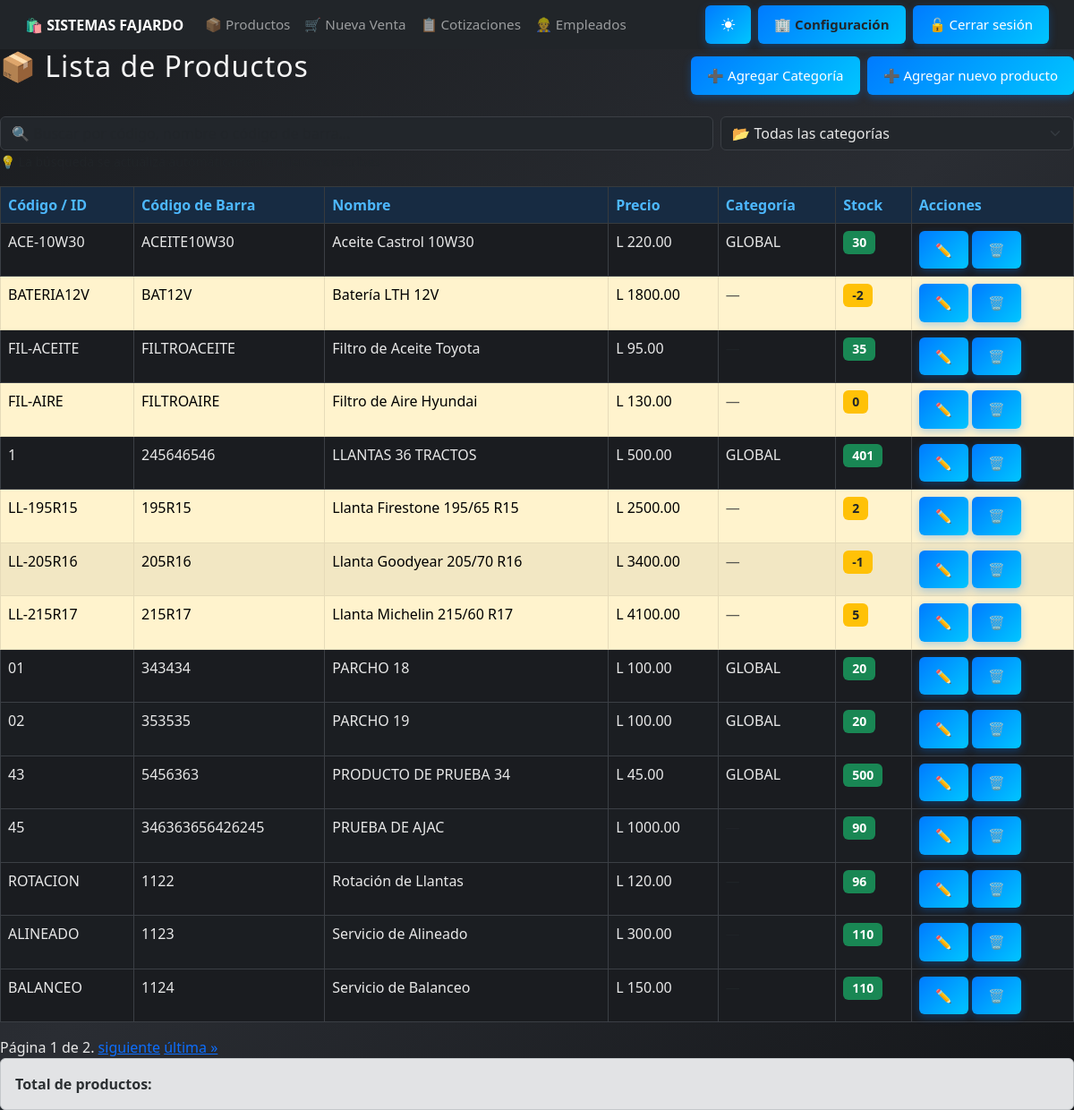
The app's page /productos/ (signed in) with its own data.
### core/models.py (models this page shows, shortened)
class EmpresaConfig(models.Model):
    nombre = models.CharField(max_length=150)
    rtn = models.CharField(max_length=20)
    direccion = models.CharField(max_length=255)
    telefono = models.CharField(max_length=20, blank=True, null=True)
    correo = models.CharField(max_length=150, blank=True, null=True)

class Producto(models.Model):
    TIPO_IMPUESTO_CHOICES = [
        ('E', 'Exento'),
        ('G15', 'Gravado 15%'),
        ('G18', 'Gravado 18%'),
        ('EXO', 'Exonerado'),  # si necesitas distinguir
    ]
    codigo       = models.CharField(max_length=50, unique=True, verbose_name="Código o ID")
    codigo_barra = models.CharField(max_length=100, unique=True, blank=True, null=True, verbose_name="Código de barra")
    nombre       = models.CharField(max_length=100)
    descripcion  = models.TextField(blank=True)
    precio       = models.DecimalField(max_digits=10, decimal_places=2)
    stock        = models.IntegerField(default=0)
    categoria    = models.ForeignKey('Categoria', on_delete=models.CASCADE, null=True, blank=True)
    activo       = models.BooleanField(default=True)
    fecha_creacion = models.DateTimeField(auto_now_add=True, null=True, blank=True)
    tipo_impuesto = models.CharField(max_length=4, choices=TIPO_IMPUESTO_CHOICES, default='E')
    @property
    def necesita_restock(self):
        return self.stock <= 5
    class Meta:
        ordering = ['nombre']
        verbose_name = "Producto"
        verbose_name_plural = "Productos"

class Categoria(models.Model):
    nombre = models.CharField(max_length=100)

### core/views.py (the view, shortened to what this page needs)
# urls.py: path('productos/', views.listar_productos, name='listar_productos'),
@login_required
@permission_required('core.view_producto', raise_exception=True)
def listar_productos(request):
    query = request.GET.get('q', '')
    categoria_id = request.GET.get('categoria')
    productos = Producto.objects.all()
    if categoria_id:
        productos = productos.filter(categoria_id=categoria_id)
    paginator = Paginator(productos, 15)
    page_number = request.GET.get('page')
    page_obj = paginator.get_page(page_number)
    categorias = Categoria.objects.all().order_by('nombre')
    return render(request, 'productos/listar_productos.html', {
        'page_obj': page_obj,
        'categorias': categorias,
        'categoria_seleccionada': categoria_id,
        'query': query
    })

### core/context_processors.py (called while the page is built)
def empresa_context(request):
    try:
        empresa = EmpresaConfig.objects.get(pk=1)
    except EmpresaConfig.DoesNotExist:
        empresa = None
    return {
        'empresa': empresa
    }

### core/templates/productos/listar_productos.html (shortened to what this page needs)
{% extends 'base.html' %}
{% block content %}
<div class="d-flex justify-content-between align-items-center mb-3">
    <h2>📦 Lista de Productos</h2>
    <div class="d-flex gap-2">
        <a href="{% url 'crear_categoria' %}" class="btn btn-secondary">➕ Agregar Categoría</a>
        <a href="{% url 'agregar_producto' %}" class="btn btn-success">➕ Agregar nuevo producto</a>
    </div>
</div>
<div class="mb-3">
    <div class="row g-2">
        <div class="col-md-8">
            <input type="text" id="search-input" class="form-control" placeholder="🔍 Buscar por código, nombre o código de barra..." value="{{ query }}" autocomplete="off">
        </div>
        <div class="col-md-4">
            <select id="categoria-select" class="form-select">
                <option value="">📂 Todas las categorías</option>
            </select>
        </div>
    </div>
    <small class="text-muted">💡 La búsqueda se actualiza automáticamente mientras escribes</small>
</div>
<div id="productos-container">
    <table class="table table-bordered table-striped table-hover">
        <thead class="table-dark">
            <tr>
                <th>Código / ID</th>
                <th>Código de Barra</th>
                <th>Nombre</th>
                <th>Precio</th>
                <th>Categoría</th>
                <th>Stock</th>
                <th>Acciones</th>
            </tr>
        </thead>
        <tbody id="productos-tbody">
            {% for producto in page_obj.object_list %}
            <tr {% if producto.necesita_restock %}class="table-warning"{% endif %}>
                <td>{{ producto.codigo }}</td>
                <td>{{ producto.codigo_barra|default:"—" }}</td>
                <td>{{ producto.nombre }}</td>
                <td>L {{ producto.precio|floatformat:2 }}</td>
                <td>
                    {% if producto.categoria %}
                        {{ producto.categoria.nombre }}
                    {% else %}
                        <span class="text-muted">—</span>
                    {% endif %}
                </td>
                <td>
                    <span class="badge {% if producto.necesita_restock %}bg-warning text-dark{% else %}bg-success{% endif %}">
                        {{ producto.stock }}
                    </span>
                </td>
                <td>
                    <a href="{% url 'editar_producto' producto.id %}" class="btn btn-warning btn-sm" title="Editar">✏️</a>
                    <a href="{% url 'eliminar_producto' producto.id %}" class="btn btn-danger btn-sm" title="Eliminar"
                       onclick="return confirm('¿Seguro que deseas eliminar este producto?')">🗑️</a>
                </td>
            </tr>
            {% empty %}
            <tr>
                <td colspan="7" class="text-center text-muted">No hay productos registrados.</td>
            </tr>
            {% endfor %}
        </tbody>
    </table>
        <div class="pagination">
    <span class="step-links">
        <span class="current">
            Página {{ page_obj.number }} de {{ page_obj.paginator.num_pages }}.
        </span>
        {% if page_obj.has_next %}
            <a href="?page={{ page_obj.next_page_number }}">siguiente</a>
            <a href="?page={{ page_obj.paginator.num_pages }}">última &raquo;</a>
        {% endif %}
    </span>
</div>
</div>
</div>
<div class="alert alert-secondary">
    <strong>Total de productos:</strong>
</div>
{% endblock %}

### core/templates/base.html (shortened to what this page needs)
<!DOCTYPE html>
<html lang="es">
<head>
  {% load static %}
  <link href="https://cdn.jsdelivr.net/npm/bootstrap@5.3.0/dist/css/bootstrap.min.css" rel="stylesheet">
  <link rel="stylesheet" href="{% static 'css/estilo_base.css' %}">
  <link href="https://cdn.jsdelivr.net/npm/bootstrap-icons@1.11.3/font/bootstrap-icons.css" rel="stylesheet">
</head>
<body>
  <nav class="navbar navbar-expand-lg navbar-dark bg-dark sticky-top" id="menu-principal">
    <div class="container-fluid">
      <a class="navbar-brand fw-bold" href="{% url 'dashboard' %}">
        🛍️ {{ empresa.nombre|default:"SISTEMAS FAJARDO" }}
      </a>
      <div class="collapse navbar-collapse" id="navbarNav">
        <ul class="navbar-nav me-auto">
          <li class="nav-item">
            <a class="nav-link" href="{% url 'listar_productos' %}">📦 Productos</a>
          </li>
          <li class="nav-item">
            {% if perms.core.add_venta %}
              <a class="nav-link" href="{% url 'crear_venta' %}">🛒 Nueva Venta</a>
            {% endif %}
          </li>
          <li class="nav-item">
            {% if perms.core.view_cotizacion %}
              <a class="nav-link" href="{% url 'lista_cotizaciones' %}">📋 Cotizaciones</a>
            {% endif %}
          </li>
          <li class="nav-item">
            {% if perms.core.view_empleado %}
              <a class="nav-link" href="{% url 'lista_empleados' %}">👷 Empleados</a>
            {% endif %}
          </li>
        </ul>
        <ul class="navbar-nav ms-auto align-items-center">
          <li class="nav-item me-2">
            <button id="themeToggle" class="btn btn-outline-light btn-sm">
              <i class="bi bi-brightness-high-fill" id="themeIcon"></i>
            </button>
          </li>
          {% if perms.core.view_empleado %}
          <li class="nav-item me-2">
            <a href="{% url 'configuracion_empresa' %}"
               class="btn btn-warning btn-sm fw-bold text-dark">
              🏢 Configuración
            </a>
          </li>
          {% endif %}
          {% if user.is_authenticated %}
          <li class="nav-item">
            <form action="{% url 'logout' %}" method="post">
              <button type="submit" class="btn btn-danger btn-sm">
                🔓 Cerrar sesión
              </button>
            </form>
          </li>
          {% endif %}
        </ul>
      </div>
    </div>
  </nav>
  <div class="container-fluid px-0">
    {% block content %}
    {% endblock %}
</body>
</html>

### static/css/estilo_base.css (style rules this page uses)
h2, h3 { text-align: center; color: #f5f5f5; margin-bottom: 20px; letter-spacing: 1px; transition: color 0.3s ease; }
button, .btn { background: linear-gradient(135deg, #007bff, #00c6ff); color: white; padding: 12px 20px; border: none; border-radius: 6px; font-size: 16px; cursor: pointer; transition: all 0.3s ease; box-shadow: 0 3px 10px rgba(0, 123, 255, 0.3); }
body { background: linear-gradient(135deg, #1a1c1f, #2a2d33, #141619); background-attachment: fixed; color: #f1f1f1; transition: all 0.4s ease; }
@media (max-width: 1200px) { .btn { font-size: 15px; padding: 10px 18px; } }
.navbar, .container, .btn, .contenedor, .form-row, .productos-box { transition: all 0.3s ease; }
.navbar { padding: 0.4rem 1rem !important; }
.navbar-brand { font-size: 1rem; white-space: nowrap; }
.navbar-nav .nav-link { font-size: 0.95rem; padding: 6px 10px; }
html, body { height: 100%; min-height: 100vh; margin: 0; padding: 0; display: flex; flex-direction: column; }
:root { --radius: 6px; }
body:not(.light-mode) { --bs-body-bg: #1b1e22; --bs-body-color: #e8e8e8; --bs-border-color: #3b3f45; --bs-primary-bg-subtle: #172b42; --bs-primary-text: #4db8ff; --bs-card-bg: #22262b; --bs-table-bg: #262b31; --bs-table-striped-bg: #2c3238; --bs-table-hover-bg: #333a42; --bs-warning-bg: #5c4d00; --bs-danger-bg: #5c1f1f; }
body, html { background-color: var(--bs-body-bg) !important; color: var(--bs-body-color) !important; }
input, select, textarea { background-color: var(--bs-card-bg) !important; color: var(--bs-body-color) !important; border-color: var(--bs-border-color) !important; }
.table { background-color: var(--bs-table-bg) !important; color: var(--bs-body-color) !important; }
.table thead th { background-color: var(--bs-primary-bg-subtle) !important; color: var(--bs-primary-text) !important; }
.table-striped > tbody > tr:nth-of-type(odd) { background-color: var(--bs-table-striped-bg) !important; }
.table-warning { background-color: var(--bs-warning-bg) !important; color: var(--bs-body-color) !important; }
.btn { border-radius: var(--radius); }

### core/templates/productos/listar_productos.html (style rules this page uses)
#productos-tbody tr { transition: background-color 0.2s ease; }
.badge { font-size: 14px; padding: 6px 10px; }

### records on screen
EmpresaConfig: nombre "SISTEMAS FAJARDO"
Producto: codigo "ACE-10W30", codigo_barra "ACEITE10W30", nombre "Aceite Castrol 10W30", precio "220.00", categoria.nombre "GLOBAL", stock "30"
Producto: codigo "BATERIA12V", codigo_barra "BAT12V", nombre "Batería LTH 12V", precio "1800.00", stock "-2"
Producto: codigo "FIL-ACEITE", codigo_barra "FILTROACEITE", nombre "Filtro de Aceite Toyota", precio "95.00", stock "35"
Producto: codigo "FIL-AIRE", codigo_barra "FILTROAIRE", nombre "Filtro de Aire Hyundai", precio "130.00", stock "0"
Producto: codigo "1", codigo_barra "245646546", nombre "LLANTAS 36 TRACTOS", precio "500.00", categoria.nombre "GLOBAL", stock "401"
Producto: codigo "LL-195R15", codigo_barra "195R15", nombre "Llanta Firestone 195/65 R15", precio "2500.00", stock "2"
Producto: codigo "LL-205R16", codigo_barra "205R16", nombre "Llanta Goodyear 205/70 R16", precio "3400.00", stock "-1"
Producto: codigo "LL-215R17", codigo_barra "215R17", nombre "Llanta Michelin 215/60 R17", precio "4100.00", stock "5"
Producto: codigo "01", codigo_barra "343434", nombre "PARCHO 18", precio "100.00", categoria.nombre "GLOBAL", stock "20"
Producto: codigo "02", codigo_barra "353535", nombre "PARCHO 19", precio "100.00", categoria.nombre "GLOBAL", stock "20"
Producto: codigo "43", codigo_barra "5456363", nombre "PRODUCTO DE PRUEBA 34", precio "45.00", categoria.nombre "GLOBAL", stock "500"
Producto: codigo "45", codigo_barra "346363656426245", nombre "PRUEBA DE AJAC", precio "1000.00", stock "90"
Producto: codigo "ROTACION", codigo_barra "1122", nombre "Rotación de Llantas", precio "120.00", stock "96"
Producto: codigo "ALINEADO", codigo_barra "1123", nombre "Servicio de Alineado", precio "300.00", stock "110"
Producto: codigo "BALANCEO", codigo_barra "1124", nombre "Servicio de Balanceo", precio "150.00", stock "110"

### other values on screen
{{ page_obj.number }} "1"
{{ page_obj.paginator.num_pages }} "2"
